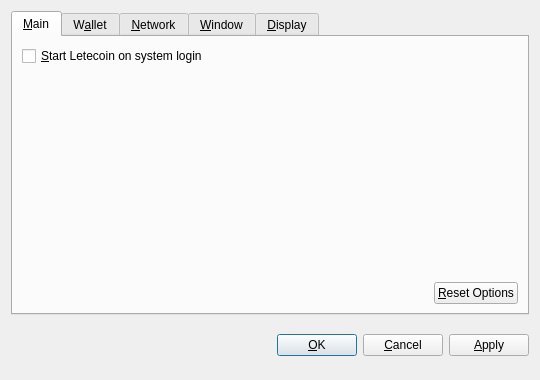
<?xml version="1.0" encoding="UTF-8"?>
<ui version="4.0">
 <class>OptionsDialog</class>
 <widget class="QDialog" name="OptionsDialog">
  <property name="geometry">
   <rect>
    <x>0</x>
    <y>0</y>
    <width>540</width>
    <height>380</height>
   </rect>
  </property>
  <property name="windowTitle">
   <string>Options</string>
  </property>
  <property name="modal">
   <bool>true</bool>
  </property>
  <layout class="QVBoxLayout" name="verticalLayout">
   <item>
    <widget class="QTabWidget" name="tabWidget">
     <property name="tabPosition">
      <enum>QTabWidget::North</enum>
     </property>
     <property name="currentIndex">
      <number>0</number>
     </property>
     <widget class="QWidget" name="tabMain">
      <attribute name="title">
       <string>&amp;Main</string>
      </attribute>
      <layout class="QVBoxLayout" name="verticalLayout_Main">
       <item>
        <widget class="QCheckBox" name="bitcoinAtStartup">
         <property name="toolTip">
          <string>Automatically start Letecoin after logging in to the system.</string>
         </property>
         <property name="text">
          <string>&amp;Start Letecoin on system login</string>
         </property>
        </widget>
       </item>
       <item>
        <spacer name="verticalSpacer_Main">
         <property name="orientation">
          <enum>Qt::Vertical</enum>
         </property>
         <property name="sizeHint" stdset="0">
          <size>
           <width>20</width>
           <height>40</height>
          </size>
         </property>
        </spacer>
       </item>
       <item>
        <layout class="QHBoxLayout" name="horizontalLayout_2_Main">
         <item>
          <spacer name="horizontalSpacer_2_Main">
           <property name="orientation">
            <enum>Qt::Horizontal</enum>
           </property>
           <property name="sizeHint" stdset="0">
            <size>
             <width>40</width>
             <height>20</height>
            </size>
           </property>
          </spacer>
         </item>
         <item>
          <widget class="QPushButton" name="resetButton">
           <property name="toolTip">
            <string>Reset all client options to default.</string>
           </property>
           <property name="text">
            <string>&amp;Reset Options</string>
           </property>
           <property name="autoDefault">
            <bool>false</bool>
           </property>
          </widget>
         </item>
        </layout>
       </item>
      </layout>
     </widget>
     <widget class="QWidget" name="tabWallet">
      <attribute name="title">
       <string>W&amp;allet</string>
      </attribute>
      <layout class="QVBoxLayout" name="verticalLayout_Network">
       <item>
        <widget class="QLabel" name="transactionFeeInfoLabel">
         <property name="text">
          <string>Optional transaction fee per kB that helps make sure your transactions are processed quickly. Most transactions are 1 kB.</string>
         </property>
         <property name="textFormat">
          <enum>Qt::PlainText</enum>
         </property>
         <property name="wordWrap">
          <bool>true</bool>
         </property>
        </widget>
       </item>
       <item>
        <layout class="QHBoxLayout" name="horizontalLayout_1_Main">
         <item>
          <widget class="QLabel" name="transactionFeeLabel">
           <property name="text">
            <string>Pay transaction &amp;fee</string>
           </property>
           <property name="textFormat">
            <enum>Qt::PlainText</enum>
           </property>
           <property name="buddy">
            <cstring>transactionFee</cstring>
           </property>
          </widget>
         </item>
         <item>
          <widget class="BitcoinAmountField" name="transactionFee"/>
         </item>
         <item>
          <spacer name="horizontalSpacer_1_Main">
           <property name="orientation">
            <enum>Qt::Horizontal</enum>
           </property>
           <property name="sizeHint" stdset="0">
            <size>
             <width>40</width>
             <height>20</height>
            </size>
           </property>
          </spacer>
         </item>
        </layout>
       </item>
       <item>
        <widget class="QLabel" name="label">
         <property name="text">
          <string>If you disable the spending of unconfirmed change, the change from a transaction cannot be used until that transaction has at least one confirmation. This also affects how your balance is computed.</string>
         </property>
         <property name="wordWrap">
          <bool>true</bool>
         </property>
        </widget>
       </item>
       <item>
        <widget class="QCheckBox" name="spendZeroConfChange">
         <property name="text">
          <string>Spend unconfirmed change  (experts only)</string>
         </property>
        </widget>
       </item>
       <item>
        <spacer name="verticalSpacer">
         <property name="orientation">
          <enum>Qt::Vertical</enum>
         </property>
         <property name="sizeHint" stdset="0">
          <size>
           <width>20</width>
           <height>40</height>
          </size>
         </property>
        </spacer>
       </item>
      </layout>
     </widget>
     <widget class="QWidget" name="tabNetwork">
      <attribute name="title">
       <string>&amp;Network</string>
      </attribute>
      <layout class="QVBoxLayout" name="verticalLayout_Network">
       <item>
        <widget class="QCheckBox" name="mapPortUpnp">
         <property name="toolTip">
          <string>Automatically open the Letecoin client port on the router. This only works when your router supports UPnP and it is enabled.</string>
         </property>
         <property name="text">
          <string>Map port using &amp;UPnP</string>
         </property>
        </widget>
       </item>
       <item>
        <widget class="QCheckBox" name="connectSocks">
         <property name="toolTip">
          <string>Connect to the Letecoin network through a SOCKS proxy (e.g. when connecting through Tor).</string>
         </property>
         <property name="text">
          <string>&amp;Connect through SOCKS proxy:</string>
         </property>
        </widget>
       </item>
       <item>
        <layout class="QHBoxLayout" name="horizontalLayout_Network">
         <item>
          <widget class="QLabel" name="proxyIpLabel">
           <property name="text">
            <string>Proxy &amp;IP:</string>
           </property>
           <property name="textFormat">
            <enum>Qt::PlainText</enum>
           </property>
           <property name="buddy">
            <cstring>proxyIp</cstring>
           </property>
          </widget>
         </item>
         <item>
          <widget class="QValidatedLineEdit" name="proxyIp">
           <property name="maximumSize">
            <size>
             <width>140</width>
             <height>16777215</height>
            </size>
           </property>
           <property name="toolTip">
            <string>IP address of the proxy (e.g. 127.0.0.1)</string>
           </property>
          </widget>
         </item>
         <item>
          <widget class="QLabel" name="proxyPortLabel">
           <property name="text">
            <string>&amp;Port:</string>
           </property>
           <property name="textFormat">
            <enum>Qt::PlainText</enum>
           </property>
           <property name="buddy">
            <cstring>proxyPort</cstring>
           </property>
          </widget>
         </item>
         <item>
          <widget class="QLineEdit" name="proxyPort">
           <property name="maximumSize">
            <size>
             <width>55</width>
             <height>16777215</height>
            </size>
           </property>
           <property name="toolTip">
            <string>Port of the proxy (e.g. 9050)</string>
           </property>
          </widget>
         </item>
         <item>
          <widget class="QLabel" name="socksVersionLabel">
           <property name="text">
            <string>SOCKS &amp;Version:</string>
           </property>
           <property name="textFormat">
            <enum>Qt::PlainText</enum>
           </property>
           <property name="buddy">
            <cstring>socksVersion</cstring>
           </property>
          </widget>
         </item>
         <item>
          <widget class="QValueComboBox" name="socksVersion">
           <property name="toolTip">
            <string>SOCKS version of the proxy (e.g. 5)</string>
           </property>
          </widget>
         </item>
         <item>
          <spacer name="horizontalSpacer_Network">
           <property name="orientation">
            <enum>Qt::Horizontal</enum>
           </property>
           <property name="sizeHint" stdset="0">
            <size>
             <width>40</width>
             <height>20</height>
            </size>
           </property>
          </spacer>
         </item>
        </layout>
       </item>
       <item>
        <spacer name="verticalSpacer_Network">
         <property name="orientation">
          <enum>Qt::Vertical</enum>
         </property>
         <property name="sizeHint" stdset="0">
          <size>
           <width>20</width>
           <height>40</height>
          </size>
         </property>
        </spacer>
       </item>
      </layout>
     </widget>
     <widget class="QWidget" name="tabWindow">
      <attribute name="title">
       <string>&amp;Window</string>
      </attribute>
      <layout class="QVBoxLayout" name="verticalLayout_Window">
       <item>
        <widget class="QCheckBox" name="minimizeToTray">
         <property name="toolTip">
          <string>Show only a tray icon after minimizing the window.</string>
         </property>
         <property name="text">
          <string>&amp;Minimize to the tray instead of the taskbar</string>
         </property>
        </widget>
       </item>
       <item>
        <widget class="QCheckBox" name="minimizeOnClose">
         <property name="toolTip">
          <string>Minimize instead of exit the application when the window is closed. When this option is enabled, the application will be closed only after selecting Quit in the menu.</string>
         </property>
         <property name="text">
          <string>M&amp;inimize on close</string>
         </property>
        </widget>
       </item>
       <item>
        <spacer name="verticalSpacer_Window">
         <property name="orientation">
          <enum>Qt::Vertical</enum>
         </property>
         <property name="sizeHint" stdset="0">
          <size>
           <width>20</width>
           <height>40</height>
          </size>
         </property>
        </spacer>
       </item>
      </layout>
     </widget>
     <widget class="QWidget" name="tabDisplay">
      <attribute name="title">
       <string>&amp;Display</string>
      </attribute>
      <layout class="QVBoxLayout" name="verticalLayout_Display">
       <item>
        <layout class="QHBoxLayout" name="horizontalLayout_1_Display">
         <item>
          <widget class="QLabel" name="langLabel">
           <property name="text">
            <string>User Interface &amp;language:</string>
           </property>
           <property name="textFormat">
            <enum>Qt::PlainText</enum>
           </property>
           <property name="buddy">
            <cstring>lang</cstring>
           </property>
          </widget>
         </item>
         <item>
          <widget class="QValueComboBox" name="lang">
           <property name="toolTip">
            <string>The user interface language can be set here. This setting will take effect after restarting Letecoin.</string>
           </property>
          </widget>
         </item>
        </layout>
       </item>
       <item>
        <layout class="QHBoxLayout" name="horizontalLayout_2_Display">
         <item>
          <widget class="QLabel" name="unitLabel">
           <property name="text">
            <string>&amp;Unit to show amounts in:</string>
           </property>
           <property name="textFormat">
            <enum>Qt::PlainText</enum>
           </property>
           <property name="buddy">
            <cstring>unit</cstring>
           </property>
          </widget>
         </item>
         <item>
          <widget class="QValueComboBox" name="unit">
           <property name="toolTip">
            <string>Choose the default subdivision unit to show in the interface and when sending coins.</string>
           </property>
          </widget>
         </item>
        </layout>
       </item>
       <item>
        <widget class="QCheckBox" name="displayAddresses">
         <property name="toolTip">
          <string>Whether to show Letecoin addresses in the transaction list or not.</string>
         </property>
         <property name="text">
          <string>&amp;Display addresses in transaction list</string>
         </property>
        </widget>
       </item>
       <item>
        <widget class="QCheckBox" name="coinControlFeatures">
         <property name="toolTip">
          <string>Whether to show coin control features or not.</string>
         </property>
         <property name="text">
          <string>Display coin &amp;control features (experts only!)</string>
         </property>
        </widget>
       </item>
       <item>
        <spacer name="verticalSpacer_Display">
         <property name="orientation">
          <enum>Qt::Vertical</enum>
         </property>
         <property name="sizeHint" stdset="0">
          <size>
           <width>20</width>
           <height>40</height>
          </size>
         </property>
        </spacer>
       </item>
      </layout>
     </widget>
    </widget>
   </item>
   <item>
    <layout class="QHBoxLayout" name="horizontalLayout_Buttons">
     <item>
      <spacer name="horizontalSpacer_1">
       <property name="orientation">
        <enum>Qt::Horizontal</enum>
       </property>
       <property name="sizeHint" stdset="0">
        <size>
         <width>40</width>
         <height>48</height>
        </size>
       </property>
      </spacer>
     </item>
     <item>
      <widget class="QLabel" name="statusLabel">
       <property name="font">
        <font>
         <weight>75</weight>
         <bold>true</bold>
        </font>
       </property>
       <property name="text">
        <string/>
       </property>
       <property name="textFormat">
        <enum>Qt::PlainText</enum>
       </property>
       <property name="wordWrap">
        <bool>true</bool>
       </property>
      </widget>
     </item>
     <item>
      <spacer name="horizontalSpacer_2">
       <property name="orientation">
        <enum>Qt::Horizontal</enum>
       </property>
       <property name="sizeHint" stdset="0">
        <size>
         <width>40</width>
         <height>48</height>
        </size>
       </property>
      </spacer>
     </item>
     <item>
      <widget class="QPushButton" name="okButton">
       <property name="text">
        <string>&amp;OK</string>
       </property>
      </widget>
     </item>
     <item>
      <widget class="QPushButton" name="cancelButton">
       <property name="text">
        <string>&amp;Cancel</string>
       </property>
       <property name="autoDefault">
        <bool>false</bool>
       </property>
      </widget>
     </item>
     <item>
      <widget class="QPushButton" name="applyButton">
       <property name="text">
        <string>&amp;Apply</string>
       </property>
       <property name="autoDefault">
        <bool>false</bool>
       </property>
      </widget>
     </item>
    </layout>
   </item>
  </layout>
 </widget>
 <customwidgets>
  <customwidget>
   <class>BitcoinAmountField</class>
   <extends>QSpinBox</extends>
   <header>bitcoinamountfield.h</header>
  </customwidget>
  <customwidget>
   <class>QValueComboBox</class>
   <extends>QComboBox</extends>
   <header>qvaluecombobox.h</header>
  </customwidget>
  <customwidget>
   <class>QValidatedLineEdit</class>
   <extends>QLineEdit</extends>
   <header>qvalidatedlineedit.h</header>
  </customwidget>
 </customwidgets>
 <resources/>
 <connections/>
</ui>
